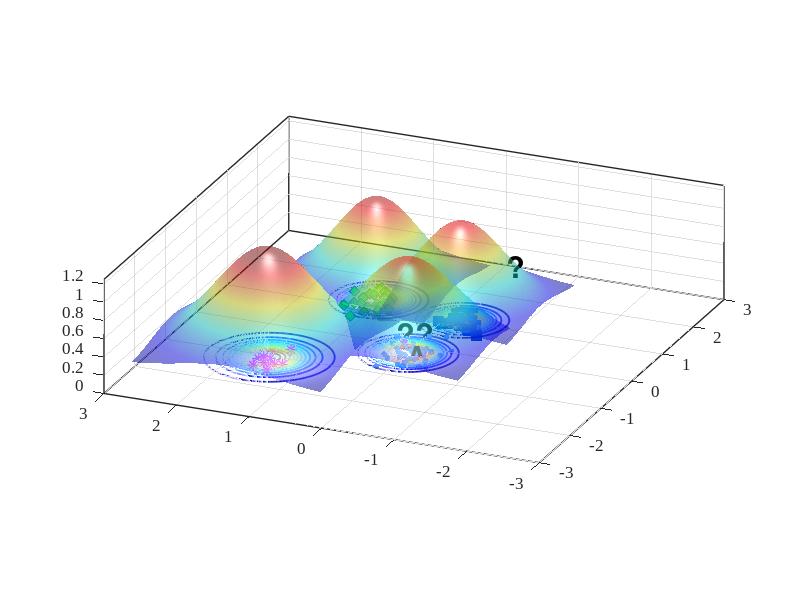

The MATLAB source for this figure:
%% Reproduce EVM-style demo figure (no toolboxes)
clear; close all; clc; rng(7);

% ---------- 1) 合成四类二维数据 ----------
% 类中心（大致对应图中位置）
C_star  = [-1.15  1.55];   % 红色星
C_diam  = [ 1.25  1.05];   % 绿色菱形
C_square= [ 1.05 -0.20];   % 蓝色方块
C_dot   = [-0.20  0.00];   % 蓝色小点（被 A 标注影响的那簇）

% 协方差（控制每簇形状）
S = @(sx,sy,rho)[sx^2 rho*sx*sy; rho*sx*sy sy^2];
Sig_star   = S(0.18,0.20, 0.05);
Sig_diam   = S(0.22,0.18,-0.10);
Sig_square = S(0.20,0.16, 0.05);
Sig_dot    = S(0.25,0.18, 0.00);

% 从高斯采样（不用 mvnrnd）
sample = @(N,mu,SIG) (randn(N,2)*chol(SIG,'lower') + mu);

X_star   = sample(12,C_star,   Sig_star);
X_diam   = sample(30,C_diam,   Sig_diam);
X_square = sample(28,C_square, Sig_square);
X_dot    = sample(45,C_dot,    Sig_dot);

% 加一个“离群星”靠近 A（见原图左中）
X_star = [X_star; 0.02 0.15];

% ---------- 2) 底面散点与样式 ----------
figure('Color','w','Position',[100,100,800,600]);
hold on; box on; grid on;
z0 = 0; % 所有散点都放在 z=0 的平面

scatter3(X_dot(:,1),   X_dot(:,2),   z0+zeros(size(X_dot,1),1),   18, [0.35 0.60 1.00], 'filled');  % 蓝色小点
scatter3(X_diam(:,1),  X_diam(:,2),  z0+zeros(size(X_diam,1),1),  60, 'g', 'd', 'filled', 'MarkerEdgeColor',[0 0.45 0]); % 绿菱形
scatter3(X_square(:,1),X_square(:,2),z0+zeros(size(X_square,1),1),60, [0 0.25 0.85], 's', 'filled'); % 蓝方块
scatter3(X_star(:,1),  X_star(:,2),  z0+zeros(size(X_star,1),1),  70, [1 0 1], '*', 'LineWidth',1.0); % 洋红星

% ---------- 3) ψ-model 等值环（彩色同心） ----------
% 采用带形状参的径向函数 psi(r) = exp(-(r/s)^t)
psi = @(X,Y,cx,cy,s,t) exp( - ( sqrt((X-cx).^2 + (Y-cy).^2) ./ s ).^t );

% 选几处“极端向量/代表点”（包含 A 所在）
EV = [ -0.23 -0.02 ;   % A 对应蓝点极端向量
        1.06 -0.22 ;   % 蓝方块
        1.28  1.03 ;   % 绿菱形
       -1.05  1.55 ];  % 红星
scale = [0.42, 0.36, 0.40, 0.48];   % 各自 scale
shape = [2.6,  2.2,  2.4,  2.0];    % 各自 shape

% 网格
[xg,yg] = meshgrid(linspace(-3,3,400));
colormap(jet); caxis([0 1]);

% 等高线层级（红到蓝：高到低）
levels = linspace(1.0,0.05,12);

for k = 1:size(EV,1)
    Z = psi(xg,yg,EV(k,1),EV(k,2),scale(k),shape(k));
    [~, h] = contour(xg,yg,Z,levels);    % 直接画在底面，保持颜色映射
    set(h,'LineWidth',1.25);

    % 将等高线明确压到 z=0（兼容不同 MATLAB 版本）
    ch = get(h,'Children');
    for ic = 1:numel(ch)
        zd = get(ch(ic),'ZData');
        if ~isempty(zd)
            set(ch(ic),'ZData',zeros(size(zd))); % 强制贴在 z=0
        end
    end
end

% 标出 A 与问号
text(-0.34,-0.06,0.02,'A','FontWeight','bold','FontSize',20,'Color','k');
text( 0.25, 0.35,0.03,'??','FontWeight','bold','FontSize',22,'Color','k');
text( 2.90,-0.05,0.03,'?','FontWeight','bold','FontSize',22,'Color','k');

% ---------- 4) 上方半透明“钟形面”（表示类支持/概率） ----------
% 用四个高斯穹顶，中心与各簇一致
gauss2 = @(X,Y,cx,cy,s) exp(-((X-cx).^2 + (Y-cy).^2)/(2*s^2));
tops  = {C_star, C_diam, C_square, C_dot};
sigT  = [0.65 0.55 0.55 0.60];
amp   = [1.05 0.95 0.90 0.85];

% 抬高穹顶，并缩小每个穹顶的覆盖范围（为每个穹顶使用局部网格）
zlift      = 0.18;   % 统一抬高量（不改变颜色映射）
spanFactor = 2;    % 每个穹顶半宽 = spanFactor * sigma（越小覆盖越小）
gridN      = 121;    % 局部网格分辨率

for i=1:4
    cx = tops{i}(1); cy = tops{i}(2);
    span = spanFactor * sigT(i);
    [xgi,ygi] = meshgrid(linspace(cx - span, cx + span, gridN), ...
                         linspace(cy - span, cy + span, gridN));

    Zt = amp(i) * gauss2(xgi,ygi,cx,cy,sigT(i));
    % 用 Zt 作为颜色，Zt+zlift 作为高度，从而抬高且保留原色
    s1 = surf(xgi,ygi, Zt + zlift, Zt, 'EdgeColor','none', 'FaceAlpha',0.5);
end
shading interp; camlight headlight; lighting gouraud;

% ---------- 5) 轴、视角与观感 ----------
xlim([-3 3]); ylim([-3 3]); zlim([0 1.25]); view(-67,22);
axis vis3d; daspect([1 1 0.8]);
set(gca,'FontName','Times New Roman','FontSize',12,'LineWidth',1);
% xlabel('x'); ylabel('y'); zlabel('score / \psi');

% 网格和背景风格
grid on; 
% set(gca,'GridAlpha',0.2,'MinorGridAlpha',0.2);
